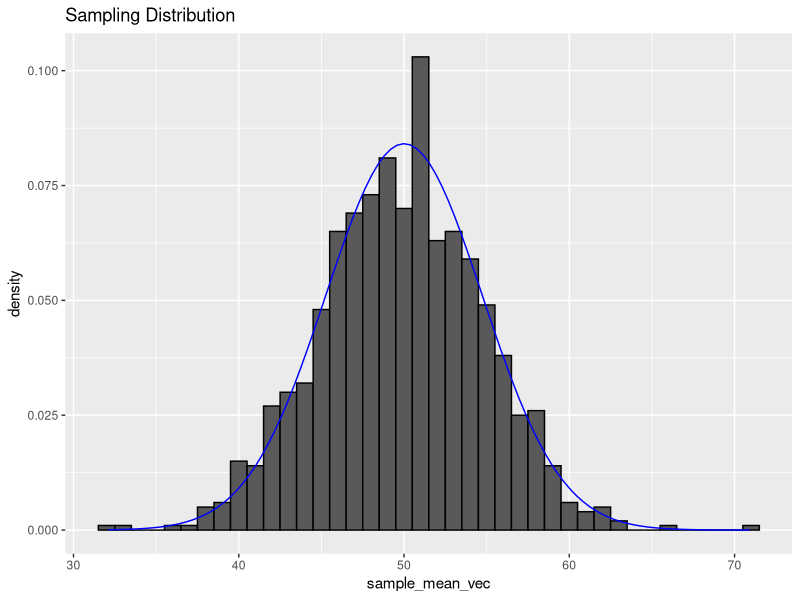

This chart was generated by the following R code:
## ---- chunk 1
knitr::opts_chunk$set(echo = TRUE, out.width = "60%")
library(dplyr)
library(ggplot2)
## ---- chunk 2
# A
sample_mean_vec <- c()

for(i in 1:1000) {
    sim_sample <- rnorm(n = 10, mean = 50, sd = 15)
    sample_mean_vec <- c(sample_mean_vec, mean(sim_sample))
}
## ---- chunk 3
#B
sample_mean <- mean(sample_mean_vec) %>% round(digits = 3)
sample_standard_error <- sd(sample_mean_vec) %>% round(digits = 3)

glue::glue("
    The mean of the sample mean vector is approximately {sample_mean},
    and the standard error of the vector is approximately {sample_standard_error}.
")
## ---- chunk 4
# D

ggplot(data = data.frame(sample_mean_vec)) +
    geom_histogram(
        mapping = aes(x = sample_mean_vec, y = stat(density)), 
        binwidth = 1, 
        color = "black") +
    geom_function(
        fun = dnorm, 
        args = list(mean = 50, sd = 15/sqrt(10)), 
        color = "blue") +
    labs(title = "Sampling Distribution")
